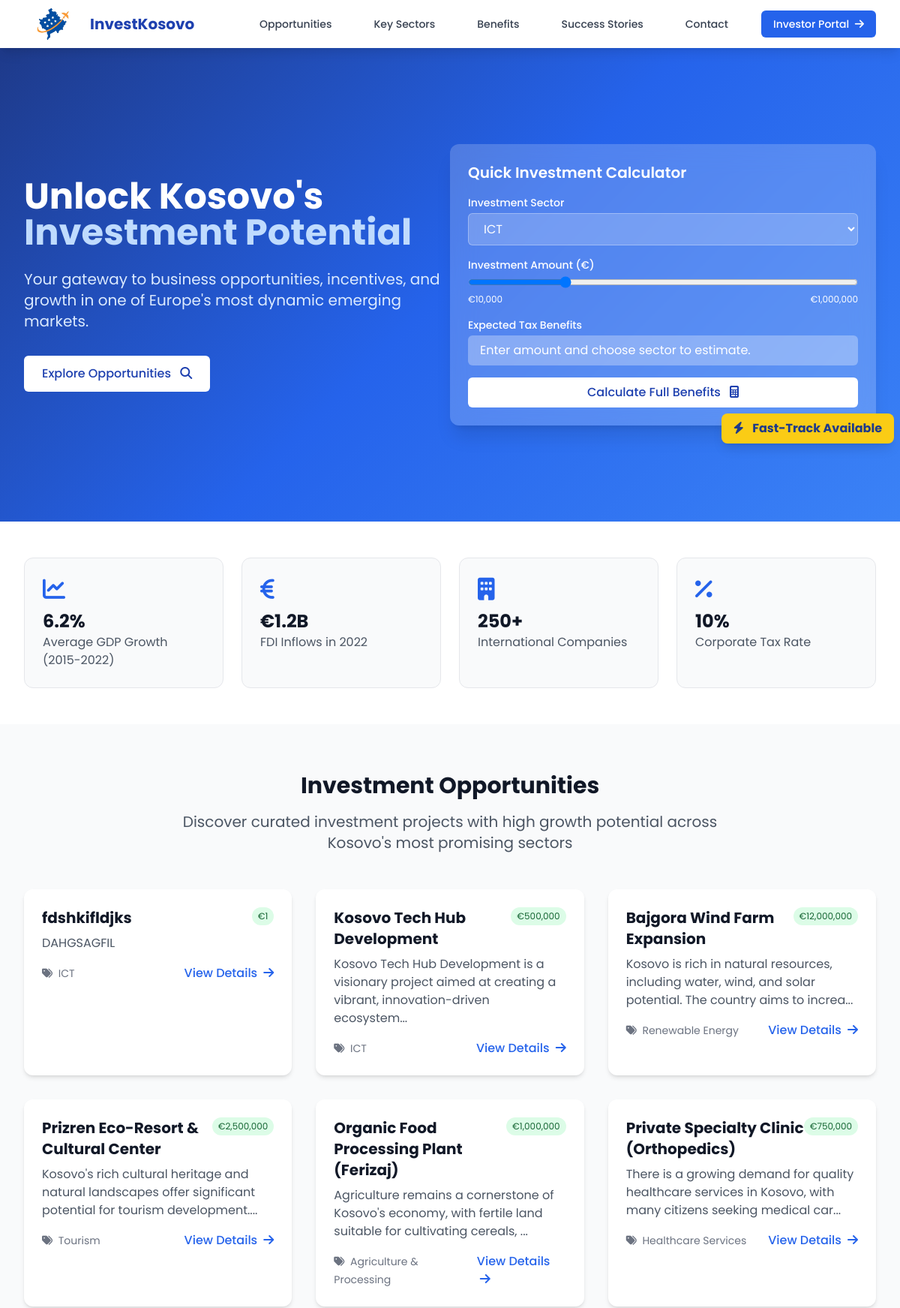
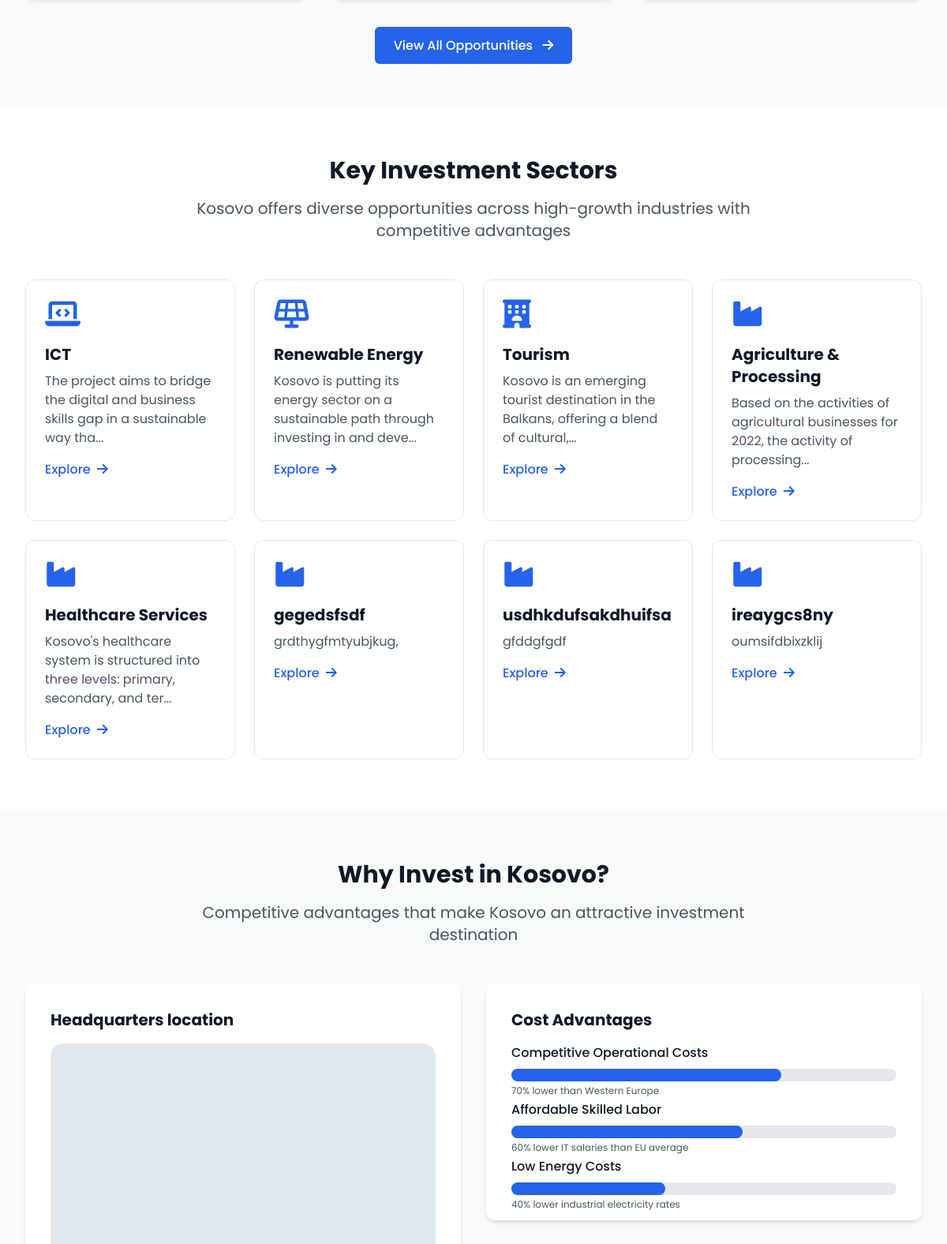
The page / (upper part) on the database its author committed (2 pictures, top to bottom).
### tables this page shows
CREATE TABLE `investment_opportunities` (
  `opportunity_id` int(11) NOT NULL,
  `title` varchar(150) NOT NULL,
  `sector_id` int(11) DEFAULT NULL,
  `capital_min` decimal(15,2) NOT NULL,
  `capital_max` decimal(15,2) NOT NULL,
  `risk_level` enum('low','medium','high') NOT NULL,
  `timeline_months` int(11) NOT NULL,
  `description` text NOT NULL,
  `contact_email` varchar(150) NOT NULL,
  `created_at` datetime DEFAULT current_timestamp(),
  `money_raised` decimal(15,2) DEFAULT 0.00,
  `goal` decimal(15,2) DEFAULT 0.00
);

CREATE TABLE `sectors` (
  `sector_id` int(11) NOT NULL,
  `name` varchar(100) NOT NULL,
  `description` text DEFAULT NULL
);

### index.php (the view, shortened to what the rows shown need)
<?php
include_once 'config.php';
try {
    $stmt = $pdo->query("SELECT * FROM sectors");
    $sectors = $stmt->fetchAll(PDO::FETCH_ASSOC);
} catch (PDOException $e) {
    echo "Error: " . $e->getMessage();
}
?>
<!DOCTYPE html>
<html lang="en">
<head>
    <script src="https://cdn.tailwindcss.com"></script>
    <link rel="stylesheet" href="https://cdnjs.cloudflare.com/ajax/libs/font-awesome/6.4.0/css/all.min.css">
</head>
<body class="text-gray-800">
    <section class="hero-gradient text-white">
        <div class="max-w-7xl mx-auto px-4 sm:px-6 lg:px-8 py-20 md:py-32">
            <div class="md:flex md:items-center md:justify-between">
                <div class="md:w-1/2 mb-10 md:mb-0">
                    <h1 class="text-4xl md:text-5xl font-bold leading-tight mb-6">
                        Unlock Kosovo's <span class="text-blue-200">Investment Potential</span>
                    </h1>
                </div>
            </div>
        </div>
    </section>
    <section id="opportunities" class="py-16 bg-gray-50">
        <div class="max-w-7xl mx-auto px-4 sm:px-6 lg:px-8">
            <div class="text-center mb-12">
                <h2 class="text-3xl font-bold text-gray-900 mb-4">Investment Opportunities</h2>
            </div>
            <?php
            try {
                $stmtOpp = $pdo->query("SELECT io.*, s.name as sector_name FROM investment_opportunities io LEFT JOIN sectors s ON io.sector_id = s.sector_id ORDER BY io.created_at DESC LIMIT 6");
                $opportunities = $stmtOpp->fetchAll(PDO::FETCH_ASSOC);
            } catch (PDOException $e) {
                $opportunities = [];
            }
            ?>
            <div class="grid grid-cols-1 md:grid-cols-3 gap-8">
                <?php foreach ($opportunities as $opp): ?>
                    <div class="card-hover bg-white rounded-xl overflow-hidden shadow-md transition duration-300">
                        <div class="p-6">
                            <div class="flex justify-between items-start mb-2">
                                <h3 class="text-xl font-bold text-gray-900"><?= htmlspecialchars($opp['title']) ?></h3>
                                <span class="bg-green-100 text-green-800 text-xs px-2 py-1 rounded-full">
                                    €<?= number_format($opp['capital_max'], 0, '.', ',') ?>
                                </span>
                            </div>
                            <p class="text-gray-600 mb-4"><?= htmlspecialchars(mb_strimwidth($opp['description'], 0, 110, '...')) ?></p>
                            <div class="flex justify-between items-center">
                                <div>
                                    <span class="text-sm text-gray-500">
                                        <i class="fas fa-tags mr-1"></i>
                                        <?= htmlspecialchars($opp['sector_name'] ?? 'N/A') ?>
                                    </span>
                                </div>
                                <a href="opportunity-detail.php?id=<?= $opp['opportunity_id'] ?>" class="text-blue-600 hover:text-blue-800 font-medium">
                                    View Details <i class="fas fa-arrow-right ml-1"></i>
                                </a>
                            </div>
                        </div>
                    </div>
                <?php endforeach; ?>
            </div>
        </div>
    </section>
    <section id="sectors" class="py-16 bg-white">
        <div class="max-w-7xl mx-auto px-4 sm:px-6 lg:px-8">
            <div class="text-center mb-12">
                <h2 class="text-3xl font-bold text-gray-900 mb-4">Key Investment Sectors</h2>
            </div>
            <div class="grid grid-cols-1 sm:grid-cols-2 lg:grid-cols-4 gap-6">
                <?php foreach ($sectors as $sector): ?>
                    <a href="sector-detail.php?id=<?= $sector['sector_id'] ?>" class="sector-card bg-white rounded-xl p-6 border border-gray-200 hover:border-blue-300 transition duration-300 cursor-pointer block">
                        <div class="sector-icon text-blue-600 text-4xl mb-4">
                            <?php
                            $iconMap = [
                                'Information Technology' => 'fa-laptop-code',
                                'ICT' => 'fa-laptop-code',
                                'Renewable Energy' => 'fa-solar-panel',
                                'Agriculture' => 'fa-utensils',
                                'Agribusiness' => 'fa-utensils',
                                'Tourism' => 'fa-hotel',
                                'Healthcare' => 'fa-heartbeat',
                                'Processing' => 'fa-industry',
                            ];
                            $icon = $iconMap[$sector['name']] ?? 'fa-industry';
                            ?>
                            <i class="fas <?= $icon ?>"></i>
                        </div>
                        <h3 class="text-xl font-bold text-gray-900 mb-2">
                            <?= htmlspecialchars($sector['name']) ?>
                        </h3>
                        <p class="text-gray-600 mb-4">
                            <?= htmlspecialchars(mb_strimwidth($sector['description'] ?? '', 0, 90, '...')) ?>
                        </p>
                        <div class="text-blue-600 font-medium">
                            Explore <i class="fas fa-arrow-right ml-1"></i>
                        </div>
                    </a>
                <?php endforeach; ?>
            </div>
        </div>
    </section>
    <section id="benefits" class="py-16 bg-gray-50">
        <div class="max-w-7xl mx-auto px-4 sm:px-6 lg:px-8">
            <div class="text-center mb-12">
                <h2 class="text-3xl font-bold text-gray-900 mb-4">Why Invest in Kosovo?</h2>
            </div>
        </div>
    </section>
</body>
</html>

### rows shown on the page
investment_opportunities: title "fdshkifldjks", capital_max "1", description "DAHGSAGFIL", sector.name "ICT"
investment_opportunities: title "Kosovo Tech Hub Development", capital_max "500,000", description "Kosovo Tech Hub Development is a visionary project aimed at creating a vibrant, innovation-driven ecosystem...", sector.name "ICT"
investment_opportunities: title "Bajgora Wind Farm Expansion", capital_max "12,000,000", description "Kosovo is rich in natural resources, including water, wind, and solar potential. The country aims to increa...", sector.name "Renewable Energy"
investment_opportunities: title "Prizren Eco-Resort & Cultural Center", capital_max "2,500,000", description "Kosovo's rich cultural heritage and natural landscapes offer significant potential for tourism development....", sector.name "Tourism"
investment_opportunities: title "Organic Food Processing Plant (Ferizaj)", capital_max "1,000,000", description "Agriculture remains a cornerstone of Kosovo's economy, with fertile land suitable for cultivating cereals, ...", sector.name "Agriculture & Processing"
investment_opportunities: title "Private Specialty Clinic (Orthopedics)", capital_max "750,000", description "There is a growing demand for quality healthcare services in Kosovo, with many citizens seeking medical car...", sector.name "Healthcare Services"
sectors: name "ICT", description "The project aims to bridge the digital and business skills gap in a sustainable way tha..."
sectors: name "Renewable Energy", description "Kosovo is putting its energy sector on a sustainable path through investing in and deve..."
sectors: name "Tourism", description "Kosovo is an emerging tourist destination in the Balkans, offering a blend of cultural,..."
sectors: name "Agriculture & Processing", description "Based on the activities of agricultural businesses for 2022, the activity of processing..."
sectors: name "Healthcare Services", description "Kosovo's healthcare system is structured into three levels: primary, secondary, and ter..."
sectors: name "gegedsfsdf", description "grdthygfmtyubjkug,"
sectors: name "usdhkdufsakdhuifsa", description "gfddgfgdf"
sectors: name "ireaygcs8ny", description "oumsifdbixzklij"

### other values the page prints
form field sector "ICT"
